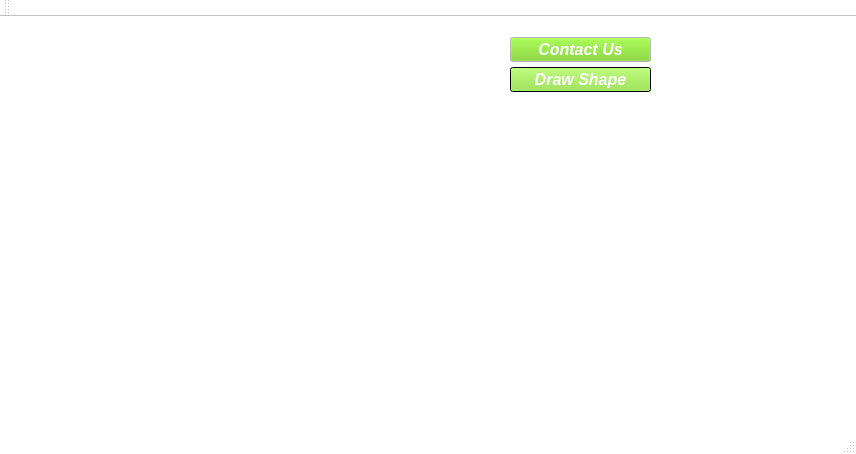
<?xml version="1.0" encoding="UTF-8"?>
<ui version="4.0">
 <class>MainWindow</class>
 <widget class="QMainWindow" name="MainWindow">
  <property name="geometry">
   <rect>
    <x>0</x>
    <y>0</y>
    <width>856</width>
    <height>454</height>
   </rect>
  </property>
  <property name="palette">
   <palette>
    <active>
     <colorrole role="Base">
      <brush brushstyle="SolidPattern">
       <color alpha="255">
        <red>255</red>
        <green>255</green>
        <blue>255</blue>
       </color>
      </brush>
     </colorrole>
     <colorrole role="Window">
      <brush brushstyle="SolidPattern">
       <color alpha="255">
        <red>255</red>
        <green>255</green>
        <blue>255</blue>
       </color>
      </brush>
     </colorrole>
    </active>
    <inactive>
     <colorrole role="Base">
      <brush brushstyle="SolidPattern">
       <color alpha="255">
        <red>255</red>
        <green>255</green>
        <blue>255</blue>
       </color>
      </brush>
     </colorrole>
     <colorrole role="Window">
      <brush brushstyle="SolidPattern">
       <color alpha="255">
        <red>255</red>
        <green>255</green>
        <blue>255</blue>
       </color>
      </brush>
     </colorrole>
    </inactive>
    <disabled>
     <colorrole role="Base">
      <brush brushstyle="SolidPattern">
       <color alpha="255">
        <red>255</red>
        <green>255</green>
        <blue>255</blue>
       </color>
      </brush>
     </colorrole>
     <colorrole role="Window">
      <brush brushstyle="SolidPattern">
       <color alpha="255">
        <red>255</red>
        <green>255</green>
        <blue>255</blue>
       </color>
      </brush>
     </colorrole>
    </disabled>
   </palette>
  </property>
  <property name="windowTitle">
   <string>Home</string>
  </property>
  <widget class="QWidget" name="centralWidget">
   <widget class="QPushButton" name="contactUs_btn">
    <property name="geometry">
     <rect>
      <x>510</x>
      <y>20</y>
      <width>141</width>
      <height>25</height>
     </rect>
    </property>
    <property name="palette">
     <palette>
      <active>
       <colorrole role="WindowText">
        <brush brushstyle="SolidPattern">
         <color alpha="255">
          <red>255</red>
          <green>255</green>
          <blue>255</blue>
         </color>
        </brush>
       </colorrole>
       <colorrole role="Button">
        <brush brushstyle="SolidPattern">
         <color alpha="255">
          <red>115</red>
          <green>210</green>
          <blue>22</blue>
         </color>
        </brush>
       </colorrole>
       <colorrole role="Text">
        <brush brushstyle="SolidPattern">
         <color alpha="255">
          <red>0</red>
          <green>0</green>
          <blue>0</blue>
         </color>
        </brush>
       </colorrole>
       <colorrole role="ButtonText">
        <brush brushstyle="SolidPattern">
         <color alpha="255">
          <red>255</red>
          <green>255</green>
          <blue>255</blue>
         </color>
        </brush>
       </colorrole>
      </active>
      <inactive>
       <colorrole role="WindowText">
        <brush brushstyle="SolidPattern">
         <color alpha="255">
          <red>255</red>
          <green>255</green>
          <blue>255</blue>
         </color>
        </brush>
       </colorrole>
       <colorrole role="Button">
        <brush brushstyle="SolidPattern">
         <color alpha="255">
          <red>115</red>
          <green>210</green>
          <blue>22</blue>
         </color>
        </brush>
       </colorrole>
       <colorrole role="Text">
        <brush brushstyle="SolidPattern">
         <color alpha="255">
          <red>0</red>
          <green>0</green>
          <blue>0</blue>
         </color>
        </brush>
       </colorrole>
       <colorrole role="ButtonText">
        <brush brushstyle="SolidPattern">
         <color alpha="255">
          <red>255</red>
          <green>255</green>
          <blue>255</blue>
         </color>
        </brush>
       </colorrole>
      </inactive>
      <disabled>
       <colorrole role="WindowText">
        <brush brushstyle="SolidPattern">
         <color alpha="255">
          <red>190</red>
          <green>190</green>
          <blue>190</blue>
         </color>
        </brush>
       </colorrole>
       <colorrole role="Button">
        <brush brushstyle="SolidPattern">
         <color alpha="255">
          <red>115</red>
          <green>210</green>
          <blue>22</blue>
         </color>
        </brush>
       </colorrole>
       <colorrole role="Text">
        <brush brushstyle="SolidPattern">
         <color alpha="255">
          <red>190</red>
          <green>190</green>
          <blue>190</blue>
         </color>
        </brush>
       </colorrole>
       <colorrole role="ButtonText">
        <brush brushstyle="SolidPattern">
         <color alpha="255">
          <red>190</red>
          <green>190</green>
          <blue>190</blue>
         </color>
        </brush>
       </colorrole>
      </disabled>
     </palette>
    </property>
    <property name="font">
     <font>
      <pointsize>12</pointsize>
      <weight>75</weight>
      <italic>true</italic>
      <bold>true</bold>
     </font>
    </property>
    <property name="text">
     <string>Contact Us</string>
    </property>
   </widget>
   <widget class="QPushButton" name="draw_btn">
    <property name="geometry">
     <rect>
      <x>510</x>
      <y>50</y>
      <width>141</width>
      <height>25</height>
     </rect>
    </property>
    <property name="palette">
     <palette>
      <active>
       <colorrole role="Button">
        <brush brushstyle="SolidPattern">
         <color alpha="255">
          <red>138</red>
          <green>226</green>
          <blue>52</blue>
         </color>
        </brush>
       </colorrole>
       <colorrole role="Text">
        <brush brushstyle="SolidPattern">
         <color alpha="255">
          <red>255</red>
          <green>255</green>
          <blue>255</blue>
         </color>
        </brush>
       </colorrole>
       <colorrole role="ButtonText">
        <brush brushstyle="SolidPattern">
         <color alpha="255">
          <red>255</red>
          <green>255</green>
          <blue>255</blue>
         </color>
        </brush>
       </colorrole>
       <colorrole role="Base">
        <brush brushstyle="SolidPattern">
         <color alpha="255">
          <red>255</red>
          <green>255</green>
          <blue>255</blue>
         </color>
        </brush>
       </colorrole>
       <colorrole role="Window">
        <brush brushstyle="SolidPattern">
         <color alpha="255">
          <red>0</red>
          <green>0</green>
          <blue>0</blue>
         </color>
        </brush>
       </colorrole>
      </active>
      <inactive>
       <colorrole role="Button">
        <brush brushstyle="SolidPattern">
         <color alpha="255">
          <red>138</red>
          <green>226</green>
          <blue>52</blue>
         </color>
        </brush>
       </colorrole>
       <colorrole role="Text">
        <brush brushstyle="SolidPattern">
         <color alpha="255">
          <red>255</red>
          <green>255</green>
          <blue>255</blue>
         </color>
        </brush>
       </colorrole>
       <colorrole role="ButtonText">
        <brush brushstyle="SolidPattern">
         <color alpha="255">
          <red>255</red>
          <green>255</green>
          <blue>255</blue>
         </color>
        </brush>
       </colorrole>
       <colorrole role="Base">
        <brush brushstyle="SolidPattern">
         <color alpha="255">
          <red>255</red>
          <green>255</green>
          <blue>255</blue>
         </color>
        </brush>
       </colorrole>
       <colorrole role="Window">
        <brush brushstyle="SolidPattern">
         <color alpha="255">
          <red>0</red>
          <green>0</green>
          <blue>0</blue>
         </color>
        </brush>
       </colorrole>
      </inactive>
      <disabled>
       <colorrole role="Button">
        <brush brushstyle="SolidPattern">
         <color alpha="255">
          <red>138</red>
          <green>226</green>
          <blue>52</blue>
         </color>
        </brush>
       </colorrole>
       <colorrole role="Text">
        <brush brushstyle="SolidPattern">
         <color alpha="255">
          <red>190</red>
          <green>190</green>
          <blue>190</blue>
         </color>
        </brush>
       </colorrole>
       <colorrole role="ButtonText">
        <brush brushstyle="SolidPattern">
         <color alpha="255">
          <red>190</red>
          <green>190</green>
          <blue>190</blue>
         </color>
        </brush>
       </colorrole>
       <colorrole role="Base">
        <brush brushstyle="SolidPattern">
         <color alpha="255">
          <red>0</red>
          <green>0</green>
          <blue>0</blue>
         </color>
        </brush>
       </colorrole>
       <colorrole role="Window">
        <brush brushstyle="SolidPattern">
         <color alpha="255">
          <red>0</red>
          <green>0</green>
          <blue>0</blue>
         </color>
        </brush>
       </colorrole>
      </disabled>
     </palette>
    </property>
    <property name="font">
     <font>
      <pointsize>12</pointsize>
      <weight>75</weight>
      <italic>true</italic>
      <bold>true</bold>
     </font>
    </property>
    <property name="text">
     <string>Draw Shape</string>
    </property>
   </widget>
  </widget>
  <widget class="QMenuBar" name="menuBar">
   <property name="geometry">
    <rect>
     <x>0</x>
     <y>0</y>
     <width>856</width>
     <height>22</height>
    </rect>
   </property>
  </widget>
  <widget class="QToolBar" name="mainToolBar">
   <attribute name="toolBarArea">
    <enum>TopToolBarArea</enum>
   </attribute>
   <attribute name="toolBarBreak">
    <bool>false</bool>
   </attribute>
  </widget>
  <widget class="QStatusBar" name="statusBar"/>
 </widget>
 <layoutdefault spacing="6" margin="11"/>
 <resources/>
 <connections>
  <connection>
   <sender>contactUs_btn</sender>
   <signal>clicked()</signal>
   <receiver>MainWindow</receiver>
   <slot>update()</slot>
   <hints>
    <hint type="sourcelabel">
     <x>580</x>
     <y>71</y>
    </hint>
    <hint type="destinationlabel">
     <x>427</x>
     <y>226</y>
    </hint>
   </hints>
  </connection>
 </connections>
</ui>
